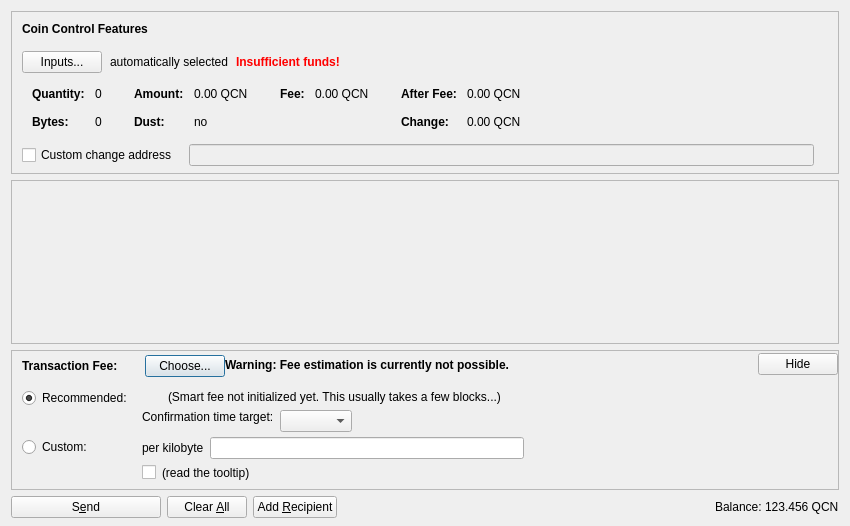
<?xml version="1.0" encoding="UTF-8"?>
<ui version="4.0">
 <class>SendCoinsDialog</class>
 <widget class="QDialog" name="SendCoinsDialog">
  <property name="geometry">
   <rect>
    <x>0</x>
    <y>0</y>
    <width>850</width>
    <height>526</height>
   </rect>
  </property>
  <property name="windowTitle">
   <string>Send Coins</string>
  </property>
  <layout class="QVBoxLayout" name="verticalLayout" stretch="0,1,0,0">
   <property name="bottomMargin">
    <number>8</number>
   </property>
   <item>
    <widget class="QFrame" name="frameCoinControl">
     <property name="sizePolicy">
      <sizepolicy hsizetype="Expanding" vsizetype="Expanding">
       <horstretch>0</horstretch>
       <verstretch>0</verstretch>
      </sizepolicy>
     </property>
     <property name="maximumSize">
      <size>
       <width>16777215</width>
       <height>16777215</height>
      </size>
     </property>
     <property name="frameShape">
      <enum>QFrame::StyledPanel</enum>
     </property>
     <property name="frameShadow">
      <enum>QFrame::Sunken</enum>
     </property>
     <layout class="QVBoxLayout" name="verticalLayoutCoinControl2">
      <property name="spacing">
       <number>0</number>
      </property>
      <property name="leftMargin">
       <number>0</number>
      </property>
      <property name="topMargin">
       <number>0</number>
      </property>
      <property name="rightMargin">
       <number>0</number>
      </property>
      <property name="bottomMargin">
       <number>6</number>
      </property>
      <item>
       <layout class="QVBoxLayout" name="verticalLayoutCoinControl" stretch="0,0,0,0,1">
        <property name="spacing">
         <number>0</number>
        </property>
        <property name="leftMargin">
         <number>10</number>
        </property>
        <property name="topMargin">
         <number>10</number>
        </property>
        <item>
         <layout class="QHBoxLayout" name="horizontalLayoutCoinControl1">
          <property name="bottomMargin">
           <number>15</number>
          </property>
          <item>
           <widget class="QLabel" name="labelCoinControlFeatures">
            <property name="sizePolicy">
             <sizepolicy hsizetype="Preferred" vsizetype="Maximum">
              <horstretch>0</horstretch>
              <verstretch>0</verstretch>
             </sizepolicy>
            </property>
            <property name="font">
             <font>
              <weight>75</weight>
              <bold>true</bold>
             </font>
            </property>
            <property name="styleSheet">
             <string notr="true">font-weight:bold;</string>
            </property>
            <property name="text">
             <string>Coin Control Features</string>
            </property>
           </widget>
          </item>
         </layout>
        </item>
        <item>
         <layout class="QHBoxLayout" name="horizontalLayoutCoinControl2" stretch="0,0,0,0">
          <property name="spacing">
           <number>8</number>
          </property>
          <property name="bottomMargin">
           <number>10</number>
          </property>
          <item>
           <widget class="QPushButton" name="pushButtonCoinControl">
            <property name="styleSheet">
             <string notr="true"/>
            </property>
            <property name="text">
             <string>Inputs...</string>
            </property>
            <property name="autoDefault">
             <bool>false</bool>
            </property>
           </widget>
          </item>
          <item>
           <widget class="QLabel" name="labelCoinControlAutomaticallySelected">
            <property name="text">
             <string>automatically selected</string>
            </property>
            <property name="margin">
             <number>5</number>
            </property>
           </widget>
          </item>
          <item>
           <widget class="QLabel" name="labelCoinControlInsuffFunds">
            <property name="font">
             <font>
              <weight>75</weight>
              <bold>true</bold>
             </font>
            </property>
            <property name="styleSheet">
             <string notr="true">color:red;font-weight:bold;</string>
            </property>
            <property name="text">
             <string>Insufficient funds!</string>
            </property>
            <property name="margin">
             <number>5</number>
            </property>
           </widget>
          </item>
          <item>
           <spacer name="horizontalSpacerCoinControl">
            <property name="orientation">
             <enum>Qt::Horizontal</enum>
            </property>
            <property name="sizeHint" stdset="0">
             <size>
              <width>40</width>
              <height>1</height>
             </size>
            </property>
           </spacer>
          </item>
         </layout>
        </item>
        <item>
         <widget class="QWidget" name="widgetCoinControl" native="true">
          <property name="sizePolicy">
           <sizepolicy hsizetype="Preferred" vsizetype="Preferred">
            <horstretch>0</horstretch>
            <verstretch>0</verstretch>
           </sizepolicy>
          </property>
          <property name="minimumSize">
           <size>
            <width>0</width>
            <height>0</height>
           </size>
          </property>
          <property name="styleSheet">
           <string notr="true"/>
          </property>
          <layout class="QHBoxLayout" name="horizontalLayoutCoinControl5">
           <property name="leftMargin">
            <number>0</number>
           </property>
           <property name="topMargin">
            <number>0</number>
           </property>
           <property name="rightMargin">
            <number>0</number>
           </property>
           <property name="bottomMargin">
            <number>0</number>
           </property>
           <item>
            <layout class="QHBoxLayout" name="horizontalLayoutCoinControl3" stretch="0,0,0,1">
             <property name="spacing">
              <number>20</number>
             </property>
             <property name="topMargin">
              <number>0</number>
             </property>
             <property name="bottomMargin">
              <number>10</number>
             </property>
             <item>
              <layout class="QFormLayout" name="formLayoutCoinControl1">
               <property name="horizontalSpacing">
                <number>10</number>
               </property>
               <property name="verticalSpacing">
                <number>14</number>
               </property>
               <property name="leftMargin">
                <number>10</number>
               </property>
               <property name="topMargin">
                <number>4</number>
               </property>
               <property name="rightMargin">
                <number>6</number>
               </property>
               <item row="0" column="0">
                <widget class="QLabel" name="labelCoinControlQuantityText">
                 <property name="font">
                  <font>
                   <weight>75</weight>
                   <bold>true</bold>
                  </font>
                 </property>
                 <property name="text">
                  <string>Quantity:</string>
                 </property>
                 <property name="margin">
                  <number>0</number>
                 </property>
                </widget>
               </item>
               <item row="0" column="1">
                <widget class="QLabel" name="labelCoinControlQuantity">
                 <property name="cursor">
                  <cursorShape>IBeamCursor</cursorShape>
                 </property>
                 <property name="contextMenuPolicy">
                  <enum>Qt::ActionsContextMenu</enum>
                 </property>
                 <property name="text">
                  <string notr="true">0</string>
                 </property>
                 <property name="margin">
                  <number>0</number>
                 </property>
                 <property name="textInteractionFlags">
                  <set>Qt::LinksAccessibleByMouse|Qt::TextSelectableByKeyboard|Qt::TextSelectableByMouse</set>
                 </property>
                </widget>
               </item>
               <item row="1" column="0">
                <widget class="QLabel" name="labelCoinControlBytesText">
                 <property name="font">
                  <font>
                   <weight>75</weight>
                   <bold>true</bold>
                  </font>
                 </property>
                 <property name="text">
                  <string>Bytes:</string>
                 </property>
                </widget>
               </item>
               <item row="1" column="1">
                <widget class="QLabel" name="labelCoinControlBytes">
                 <property name="cursor">
                  <cursorShape>IBeamCursor</cursorShape>
                 </property>
                 <property name="contextMenuPolicy">
                  <enum>Qt::ActionsContextMenu</enum>
                 </property>
                 <property name="text">
                  <string notr="true">0</string>
                 </property>
                 <property name="textInteractionFlags">
                  <set>Qt::LinksAccessibleByMouse|Qt::TextSelectableByKeyboard|Qt::TextSelectableByMouse</set>
                 </property>
                </widget>
               </item>
              </layout>
             </item>
             <item>
              <layout class="QFormLayout" name="formLayoutCoinControl2">
               <property name="horizontalSpacing">
                <number>10</number>
               </property>
               <property name="verticalSpacing">
                <number>14</number>
               </property>
               <property name="leftMargin">
                <number>6</number>
               </property>
               <property name="topMargin">
                <number>4</number>
               </property>
               <property name="rightMargin">
                <number>6</number>
               </property>
               <item row="0" column="0">
                <widget class="QLabel" name="labelCoinControlAmountText">
                 <property name="font">
                  <font>
                   <weight>75</weight>
                   <bold>true</bold>
                  </font>
                 </property>
                 <property name="text">
                  <string>Amount:</string>
                 </property>
                 <property name="margin">
                  <number>0</number>
                 </property>
                </widget>
               </item>
               <item row="0" column="1">
                <widget class="QLabel" name="labelCoinControlAmount">
                 <property name="cursor">
                  <cursorShape>IBeamCursor</cursorShape>
                 </property>
                 <property name="contextMenuPolicy">
                  <enum>Qt::ActionsContextMenu</enum>
                 </property>
                 <property name="text">
                  <string notr="true">0.00 QCN</string>
                 </property>
                 <property name="textInteractionFlags">
                  <set>Qt::LinksAccessibleByMouse|Qt::TextSelectableByKeyboard|Qt::TextSelectableByMouse</set>
                 </property>
                </widget>
               </item>
               <item row="1" column="0">
                <widget class="QLabel" name="labelCoinControlLowOutputText">
                 <property name="font">
                  <font>
                   <weight>75</weight>
                   <bold>true</bold>
                  </font>
                 </property>
                 <property name="text">
                  <string>Dust:</string>
                 </property>
                </widget>
               </item>
               <item row="1" column="1">
                <widget class="QLabel" name="labelCoinControlLowOutput">
                 <property name="cursor">
                  <cursorShape>IBeamCursor</cursorShape>
                 </property>
                 <property name="contextMenuPolicy">
                  <enum>Qt::ActionsContextMenu</enum>
                 </property>
                 <property name="text">
                  <string notr="true">no</string>
                 </property>
                 <property name="textInteractionFlags">
                  <set>Qt::LinksAccessibleByMouse|Qt::TextSelectableByKeyboard|Qt::TextSelectableByMouse</set>
                 </property>
                </widget>
               </item>
              </layout>
             </item>
             <item>
              <layout class="QFormLayout" name="formLayoutCoinControl3">
               <property name="horizontalSpacing">
                <number>10</number>
               </property>
               <property name="verticalSpacing">
                <number>14</number>
               </property>
               <property name="leftMargin">
                <number>6</number>
               </property>
               <property name="topMargin">
                <number>4</number>
               </property>
               <property name="rightMargin">
                <number>6</number>
               </property>
               <item row="0" column="0">
                <widget class="QLabel" name="labelCoinControlFeeText">
                 <property name="font">
                  <font>
                   <weight>75</weight>
                   <bold>true</bold>
                  </font>
                 </property>
                 <property name="text">
                  <string>Fee:</string>
                 </property>
                 <property name="margin">
                  <number>0</number>
                 </property>
                </widget>
               </item>
               <item row="0" column="1">
                <widget class="QLabel" name="labelCoinControlFee">
                 <property name="cursor">
                  <cursorShape>IBeamCursor</cursorShape>
                 </property>
                 <property name="contextMenuPolicy">
                  <enum>Qt::ActionsContextMenu</enum>
                 </property>
                 <property name="text">
                  <string notr="true">0.00 QCN</string>
                 </property>
                 <property name="textInteractionFlags">
                  <set>Qt::LinksAccessibleByMouse|Qt::TextSelectableByKeyboard|Qt::TextSelectableByMouse</set>
                 </property>
                </widget>
               </item>
              </layout>
             </item>
             <item>
              <layout class="QFormLayout" name="formLayoutCoinControl4">
               <property name="horizontalSpacing">
                <number>10</number>
               </property>
               <property name="verticalSpacing">
                <number>14</number>
               </property>
               <property name="leftMargin">
                <number>6</number>
               </property>
               <property name="topMargin">
                <number>4</number>
               </property>
               <property name="rightMargin">
                <number>6</number>
               </property>
               <item row="0" column="0">
                <widget class="QLabel" name="labelCoinControlAfterFeeText">
                 <property name="font">
                  <font>
                   <weight>75</weight>
                   <bold>true</bold>
                  </font>
                 </property>
                 <property name="text">
                  <string>After Fee:</string>
                 </property>
                 <property name="margin">
                  <number>0</number>
                 </property>
                </widget>
               </item>
               <item row="0" column="1">
                <widget class="QLabel" name="labelCoinControlAfterFee">
                 <property name="cursor">
                  <cursorShape>IBeamCursor</cursorShape>
                 </property>
                 <property name="contextMenuPolicy">
                  <enum>Qt::ActionsContextMenu</enum>
                 </property>
                 <property name="text">
                  <string notr="true">0.00 QCN</string>
                 </property>
                 <property name="textInteractionFlags">
                  <set>Qt::LinksAccessibleByMouse|Qt::TextSelectableByKeyboard|Qt::TextSelectableByMouse</set>
                 </property>
                </widget>
               </item>
               <item row="1" column="0">
                <widget class="QLabel" name="labelCoinControlChangeText">
                 <property name="font">
                  <font>
                   <weight>75</weight>
                   <bold>true</bold>
                  </font>
                 </property>
                 <property name="text">
                  <string>Change:</string>
                 </property>
                </widget>
               </item>
               <item row="1" column="1">
                <widget class="QLabel" name="labelCoinControlChange">
                 <property name="cursor">
                  <cursorShape>IBeamCursor</cursorShape>
                 </property>
                 <property name="contextMenuPolicy">
                  <enum>Qt::ActionsContextMenu</enum>
                 </property>
                 <property name="text">
                  <string notr="true">0.00 QCN</string>
                 </property>
                 <property name="textInteractionFlags">
                  <set>Qt::LinksAccessibleByMouse|Qt::TextSelectableByKeyboard|Qt::TextSelectableByMouse</set>
                 </property>
                </widget>
               </item>
              </layout>
             </item>
            </layout>
           </item>
          </layout>
         </widget>
        </item>
        <item>
         <layout class="QHBoxLayout" name="horizontalLayoutCoinControl4" stretch="0,0,0">
          <property name="spacing">
           <number>12</number>
          </property>
          <property name="sizeConstraint">
           <enum>QLayout::SetDefaultConstraint</enum>
          </property>
          <property name="topMargin">
           <number>5</number>
          </property>
          <property name="rightMargin">
           <number>5</number>
          </property>
          <item>
           <widget class="QCheckBox" name="checkBoxCoinControlChange">
            <property name="toolTip">
             <string>If this is activated, but the change address is empty or invalid, change will be sent to a newly generated address.</string>
            </property>
            <property name="text">
             <string>Custom change address</string>
            </property>
           </widget>
          </item>
          <item>
           <widget class="QValidatedLineEdit" name="lineEditCoinControlChange">
            <property name="enabled">
             <bool>false</bool>
            </property>
            <property name="sizePolicy">
             <sizepolicy hsizetype="Expanding" vsizetype="Fixed">
              <horstretch>0</horstretch>
              <verstretch>0</verstretch>
             </sizepolicy>
            </property>
           </widget>
          </item>
          <item>
           <widget class="QLabel" name="labelCoinControlChangeLabel">
            <property name="sizePolicy">
             <sizepolicy hsizetype="Preferred" vsizetype="Expanding">
              <horstretch>0</horstretch>
              <verstretch>0</verstretch>
             </sizepolicy>
            </property>
            <property name="minimumSize">
             <size>
              <width>0</width>
              <height>0</height>
             </size>
            </property>
            <property name="text">
             <string/>
            </property>
            <property name="margin">
             <number>3</number>
            </property>
           </widget>
          </item>
         </layout>
        </item>
        <item>
         <spacer name="verticalSpacerCoinControl">
          <property name="orientation">
           <enum>Qt::Vertical</enum>
          </property>
          <property name="sizeHint" stdset="0">
           <size>
            <width>800</width>
            <height>1</height>
           </size>
          </property>
         </spacer>
        </item>
       </layout>
      </item>
     </layout>
    </widget>
   </item>
   <item>
    <widget class="QScrollArea" name="scrollArea">
     <property name="widgetResizable">
      <bool>true</bool>
     </property>
     <widget class="QWidget" name="scrollAreaWidgetContents">
      <property name="geometry">
       <rect>
        <x>0</x>
        <y>0</y>
        <width>830</width>
        <height>104</height>
       </rect>
      </property>
      <layout class="QVBoxLayout" name="verticalLayout_2" stretch="0,1">
       <property name="leftMargin">
        <number>0</number>
       </property>
       <property name="topMargin">
        <number>0</number>
       </property>
       <property name="rightMargin">
        <number>0</number>
       </property>
       <property name="bottomMargin">
        <number>0</number>
       </property>
       <item>
        <layout class="QVBoxLayout" name="entries">
         <property name="spacing">
          <number>6</number>
         </property>
        </layout>
       </item>
       <item>
        <spacer name="verticalSpacer">
         <property name="orientation">
          <enum>Qt::Vertical</enum>
         </property>
         <property name="sizeHint" stdset="0">
          <size>
           <width>20</width>
           <height>40</height>
          </size>
         </property>
        </spacer>
       </item>
      </layout>
     </widget>
    </widget>
   </item>
   <item>
    <widget class="QFrame" name="frameFee">
     <property name="sizePolicy">
      <sizepolicy hsizetype="Expanding" vsizetype="Expanding">
       <horstretch>0</horstretch>
       <verstretch>0</verstretch>
      </sizepolicy>
     </property>
     <property name="maximumSize">
      <size>
       <width>16777215</width>
       <height>16777215</height>
      </size>
     </property>
     <property name="frameShape">
      <enum>QFrame::StyledPanel</enum>
     </property>
     <property name="frameShadow">
      <enum>QFrame::Sunken</enum>
     </property>
     <layout class="QVBoxLayout" name="verticalLayoutFee1">
      <property name="spacing">
       <number>0</number>
      </property>
      <property name="leftMargin">
       <number>0</number>
      </property>
      <property name="topMargin">
       <number>0</number>
      </property>
      <property name="rightMargin">
       <number>0</number>
      </property>
      <property name="bottomMargin">
       <number>0</number>
      </property>
      <item>
       <layout class="QVBoxLayout" name="verticalLayoutFee2" stretch="0,0,0">
        <property name="spacing">
         <number>0</number>
        </property>
        <property name="leftMargin">
         <number>10</number>
        </property>
        <property name="topMargin">
         <number>0</number>
        </property>
        <item>
         <layout class="QHBoxLayout" name="horizontalLayoutFee1">
          <property name="bottomMargin">
           <number>0</number>
          </property>
          <item>
           <layout class="QVBoxLayout" name="verticalLayoutFee7">
            <property name="spacing">
             <number>0</number>
            </property>
            <item>
             <spacer name="verticalSpacerSmartFee">
              <property name="orientation">
               <enum>Qt::Vertical</enum>
              </property>
              <property name="sizeType">
               <enum>QSizePolicy::Fixed</enum>
              </property>
              <property name="sizeHint" stdset="0">
               <size>
                <width>1</width>
                <height>4</height>
               </size>
              </property>
             </spacer>
            </item>
            <item>
             <layout class="QHBoxLayout" name="horizontalLayoutSmartFee">
              <property name="spacing">
               <number>10</number>
              </property>
              <item>
               <widget class="QLabel" name="labelFeeHeadline">
                <property name="sizePolicy">
                 <sizepolicy hsizetype="Preferred" vsizetype="Maximum">
                  <horstretch>0</horstretch>
                  <verstretch>0</verstretch>
                 </sizepolicy>
                </property>
                <property name="font">
                 <font>
                  <weight>75</weight>
                  <bold>true</bold>
                 </font>
                </property>
                <property name="styleSheet">
                 <string notr="true">font-weight:bold;</string>
                </property>
                <property name="text">
                 <string>Transaction Fee:</string>
                </property>
               </widget>
              </item>
              <item>
               <widget class="QLabel" name="labelFeeMinimized">
                <property name="text">
                 <string/>
                </property>
               </widget>
              </item>
              <item>
               <widget class="QPushButton" name="buttonChooseFee">
                <property name="text">
                 <string>Choose...</string>
                </property>
               </widget>
              </item>
             </layout>
            </item>
            <item>
             <spacer name="verticalSpacer_5">
              <property name="orientation">
               <enum>Qt::Vertical</enum>
              </property>
              <property name="sizeHint" stdset="0">
               <size>
                <width>1</width>
                <height>1</height>
               </size>
              </property>
             </spacer>
            </item>
           </layout>
          </item>
          <item>
           <widget class="QLabel" name="fallbackFeeWarningLabel">
            <property name="toolTip">
             <string>Using the fallbackfee can result in sending a transaction that will take several hours or days (or never) to confirm. Consider choosing your fee manually or wait until you have validated the complete chain.</string>
            </property>
            <property name="font">
            <font>
                <weight>75</weight>
                <bold>true</bold>
            </font>
            </property>
            <property name="text">
             <string>Warning: Fee estimation is currently not possible.</string>
            </property>
            <property name="wordWrap">
             <bool>false</bool>
            </property>
           </widget>
          </item>
          <item>
           <spacer name="horizontalSpacer_4">
            <property name="orientation">
             <enum>Qt::Horizontal</enum>
            </property>
            <property name="sizeType">
             <enum>QSizePolicy::MinimumExpanding</enum>
            </property>
            <property name="sizeHint" stdset="0">
             <size>
              <width>40</width>
              <height>20</height>
             </size>
            </property>
           </spacer>
          </item>
          <item>
           <widget class="QPushButton" name="buttonMinimizeFee">
            <property name="toolTip">
             <string>collapse fee-settings</string>
            </property>
            <property name="text">
             <string>Hide</string>
            </property>
           </widget>
          </item>
         </layout>
        </item>
        <item>
         <widget class="QFrame" name="frameFeeSelection">
          <layout class="QVBoxLayout" name="verticalLayoutFee12">
           <property name="spacing">
            <number>0</number>
           </property>
           <property name="leftMargin">
            <number>0</number>
           </property>
           <property name="topMargin">
            <number>0</number>
           </property>
           <property name="rightMargin">
            <number>0</number>
           </property>
           <property name="bottomMargin">
            <number>0</number>
           </property>
           <item>
            <layout class="QGridLayout" name="gridLayoutFee">
             <property name="topMargin">
              <number>10</number>
             </property>
             <property name="bottomMargin">
              <number>4</number>
             </property>
             <property name="horizontalSpacing">
              <number>10</number>
             </property>
             <property name="verticalSpacing">
              <number>4</number>
             </property>
             <item row="1" column="1">
              <layout class="QVBoxLayout" name="verticalLayoutFee8">
               <property name="spacing">
                <number>6</number>
               </property>
               <item>
                <layout class="QHBoxLayout" name="horizontalLayoutFee13">
                 <item>
                  <widget class="QLabel" name="labelCustomPerKilobyte">
                   <property name="toolTip">
                    <string>If the custom fee is set to 1000 satoshis and the transaction is only 250 bytes, then &quot;per kilobyte&quot; only pays 250 satoshis in fee, while &quot;total at least&quot; pays 1000 satoshis. For transactions bigger than a kilobyte both pay by kilobyte.</string>
                   </property>
                   <property name="text">
                    <string>per kilobyte</string>
                   </property>
                  </widget>
                 </item>
                 <item>
                  <widget class="BitcoinAmountField" name="customFee"/>
                 </item>
                 <item>
                  <spacer name="horizontalSpacer_6">
                   <property name="orientation">
                    <enum>Qt::Horizontal</enum>
                   </property>
                   <property name="sizeHint" stdset="0">
                    <size>
                     <width>1</width>
                     <height>1</height>
                    </size>
                   </property>
                  </spacer>
                 </item>
                </layout>
               </item>
               <item>
                <layout class="QHBoxLayout" name="horizontalLayoutFee8">
                 <item>
                  <widget class="QCheckBox" name="checkBoxMinimumFee">
                   <property name="toolTip">
                    <string>Paying only the minimum fee is just fine as long as there is less transaction volume than space in the blocks. But be aware that this can end up in a never confirming transaction once there is more demand for qcoin transactions than the network can process.</string>
                   </property>
                   <property name="text">
                    <string/>
                   </property>
                  </widget>
                 </item>
                 <item>
                  <widget class="QLabel" name="labelMinFeeWarning">
                   <property name="enabled">
                    <bool>true</bool>
                   </property>
                   <property name="toolTip">
                    <string>Paying only the minimum fee is just fine as long as there is less transaction volume than space in the blocks. But be aware that this can end up in a never confirming transaction once there is more demand for qcoin transactions than the network can process.</string>
                   </property>
                   <property name="text">
                    <string>(read the tooltip)</string>
                   </property>
                   <property name="margin">
                    <number>5</number>
                   </property>
                  </widget>
                 </item>
                 <item>
                  <spacer name="horizontalSpacer_2">
                   <property name="orientation">
                    <enum>Qt::Horizontal</enum>
                   </property>
                   <property name="sizeHint" stdset="0">
                    <size>
                     <width>1</width>
                     <height>1</height>
                    </size>
                   </property>
                  </spacer>
                 </item>
                </layout>
               </item>
              </layout>
             </item>
             <item row="0" column="0">
              <layout class="QVBoxLayout" name="verticalLayoutFee4" stretch="0,1">
               <item>
                <widget class="QRadioButton" name="radioSmartFee">
                 <property name="text">
                  <string>Recommended:</string>
                 </property>
                 <property name="checked">
                  <bool>true</bool>
                 </property>
                 <attribute name="buttonGroup">
                  <string notr="true">groupFee</string>
                 </attribute>
                </widget>
               </item>
               <item>
                <spacer name="verticalSpacer_2">
                 <property name="orientation">
                  <enum>Qt::Vertical</enum>
                 </property>
                 <property name="sizeHint" stdset="0">
                  <size>
                   <width>1</width>
                   <height>1</height>
                  </size>
                 </property>
                </spacer>
               </item>
              </layout>
             </item>
             <item row="1" column="0">
              <layout class="QVBoxLayout" name="verticalLayoutFee9" stretch="0,1">
               <item>
                <widget class="QRadioButton" name="radioCustomFee">
                 <property name="text">
                  <string>Custom:</string>
                 </property>
                 <attribute name="buttonGroup">
                  <string notr="true">groupFee</string>
                 </attribute>
                </widget>
               </item>
               <item>
                <spacer name="verticalSpacer_6">
                 <property name="orientation">
                  <enum>Qt::Vertical</enum>
                 </property>
                 <property name="sizeHint" stdset="0">
                  <size>
                   <width>1</width>
                   <height>1</height>
                  </size>
                 </property>
                </spacer>
               </item>
              </layout>
             </item>
             <item row="0" column="1">
              <layout class="QVBoxLayout" name="verticalLayoutFee3" stretch="0,0,1">
               <property name="spacing">
                <number>6</number>
               </property>
               <property name="topMargin">
                <number>2</number>
               </property>
               <item>
                <layout class="QHBoxLayout" name="horizontalLayoutFee12">
                 <item>
                  <widget class="QLabel" name="labelSmartFee">
                   <property name="text">
                    <string/>
                   </property>
                   <property name="margin">
                    <number>2</number>
                   </property>
                  </widget>
                 </item>
                 <item>
                  <widget class="QLabel" name="labelFeeEstimation">
                   <property name="text">
                    <string/>
                   </property>
                  </widget>
                 </item>
                 <item>
                  <widget class="QLabel" name="labelSmartFee2">
                   <property name="text">
                    <string>(Smart fee not initialized yet. This usually takes a few blocks...)</string>
                   </property>
                   <property name="margin">
                    <number>2</number>
                   </property>
                  </widget>
                 </item>
                 <item>
                  <spacer name="horizontalSpacer_5">
                   <property name="orientation">
                    <enum>Qt::Horizontal</enum>
                   </property>
                   <property name="sizeHint" stdset="0">
                    <size>
                     <width>1</width>
                     <height>1</height>
                    </size>
                   </property>
                  </spacer>
                 </item>
                </layout>
               </item>
               <item>
                <layout class="QHBoxLayout" name="horizontalLayoutFee9">
                 <item>
                  <layout class="QVBoxLayout" name="verticalLayoutFee6">
                   <item>
                    <widget class="QLabel" name="labelSmartFee3">
                     <property name="text">
                      <string>Confirmation time target:</string>
                     </property>
                     <property name="margin">
                      <number>2</number>
                     </property>
                    </widget>
                   </item>
                   <item>
                    <spacer name="verticalSpacer_3">
                     <property name="orientation">
                      <enum>Qt::Vertical</enum>
                     </property>
                     <property name="sizeHint" stdset="0">
                      <size>
                       <width>1</width>
                       <height>1</height>
                      </size>
                     </property>
                    </spacer>
                   </item>
                  </layout>
                 </item>
                 <item>
                  <layout class="QVBoxLayout" name="verticalLayoutFee5">
                   <property name="rightMargin">
                    <number>30</number>
                   </property>
                   <item>
                    <layout class="QHBoxLayout" name="horizontalLayoutConfTarget">
                     <property name="bottomMargin">
                      <number>0</number>
                     </property>
                     <item>
                      <widget class="QComboBox" name="confTargetSelector"/>
                     </item>
                     <item>
                      <spacer name="horizontalSpacerConfTarget">
                       <property name="orientation">
                        <enum>Qt::Horizontal</enum>
                       </property>
                       <property name="sizeHint" stdset="0">
                        <size>
                         <width>40</width>
                         <height>20</height>
                        </size>
                       </property>
                      </spacer>
                     </item>
                    </layout>
                   </item>
                  </layout>
                 </item>
                </layout>
               </item>
               <item>
                <spacer name="verticalSpacer_4">
                 <property name="orientation">
                  <enum>Qt::Vertical</enum>
                 </property>
                 <property name="sizeHint" stdset="0">
                  <size>
                   <width>1</width>
                   <height>1</height>
                  </size>
                 </property>
                </spacer>
               </item>
              </layout>
             </item>
            </layout>
           </item>
          </layout>
         </widget>
        </item>
        <item>
         <spacer name="verticalSpacerFee">
          <property name="orientation">
           <enum>Qt::Vertical</enum>
          </property>
          <property name="sizeHint" stdset="0">
           <size>
            <width>40</width>
            <height>5</height>
           </size>
          </property>
         </spacer>
        </item>
       </layout>
      </item>
     </layout>
    </widget>
   </item>
   <item>
    <layout class="QHBoxLayout" name="horizontalLayout">
     <item>
      <widget class="QPushButton" name="sendButton">
       <property name="minimumSize">
        <size>
         <width>150</width>
         <height>0</height>
        </size>
       </property>
       <property name="toolTip">
        <string>Confirm the send action</string>
       </property>
       <property name="text">
        <string>S&amp;end</string>
       </property>
       <property name="icon">
        <iconset resource="../bitcoin.qrc">
         <normaloff>:/icons/send</normaloff>:/icons/send</iconset>
       </property>
       <property name="autoDefault">
        <bool>false</bool>
       </property>
       <property name="default">
        <bool>false</bool>
       </property>
      </widget>
     </item>
     <item>
      <widget class="QPushButton" name="clearButton">
       <property name="sizePolicy">
        <sizepolicy hsizetype="Minimum" vsizetype="Fixed">
         <horstretch>0</horstretch>
         <verstretch>0</verstretch>
        </sizepolicy>
       </property>
       <property name="toolTip">
        <string>Clear all fields of the form.</string>
       </property>
       <property name="text">
        <string>Clear &amp;All</string>
       </property>
       <property name="icon">
        <iconset resource="../bitcoin.qrc">
         <normaloff>:/icons/remove</normaloff>:/icons/remove</iconset>
       </property>
       <property name="autoDefault">
        <bool>false</bool>
       </property>
      </widget>
     </item>
     <item>
      <widget class="QPushButton" name="addButton">
       <property name="toolTip">
        <string>Send to multiple recipients at once</string>
       </property>
       <property name="text">
        <string>Add &amp;Recipient</string>
       </property>
       <property name="icon">
        <iconset resource="../bitcoin.qrc">
         <normaloff>:/icons/add</normaloff>:/icons/add</iconset>
       </property>
       <property name="autoDefault">
        <bool>false</bool>
       </property>
      </widget>
     </item>
     <item>
      <spacer name="horizontalSpacer">
       <property name="orientation">
        <enum>Qt::Horizontal</enum>
       </property>
       <property name="sizeHint" stdset="0">
        <size>
         <width>40</width>
         <height>20</height>
        </size>
       </property>
      </spacer>
     </item>
     <item>
      <layout class="QHBoxLayout" name="horizontalLayout_2">
       <property name="spacing">
        <number>3</number>
       </property>
       <item>
        <widget class="QLabel" name="label">
         <property name="sizePolicy">
          <sizepolicy hsizetype="Preferred" vsizetype="Fixed">
           <horstretch>0</horstretch>
           <verstretch>0</verstretch>
          </sizepolicy>
         </property>
         <property name="text">
          <string>Balance:</string>
         </property>
        </widget>
       </item>
       <item>
        <widget class="QLabel" name="labelBalance">
         <property name="sizePolicy">
          <sizepolicy hsizetype="Preferred" vsizetype="Fixed">
           <horstretch>0</horstretch>
           <verstretch>0</verstretch>
          </sizepolicy>
         </property>
         <property name="cursor">
          <cursorShape>IBeamCursor</cursorShape>
         </property>
         <property name="text">
          <string notr="true">123.456 QCN</string>
         </property>
         <property name="textInteractionFlags">
          <set>Qt::LinksAccessibleByMouse|Qt::TextSelectableByKeyboard|Qt::TextSelectableByMouse</set>
         </property>
        </widget>
       </item>
      </layout>
     </item>
    </layout>
   </item>
  </layout>
 </widget>
 <customwidgets>
  <customwidget>
   <class>QValidatedLineEdit</class>
   <extends>QLineEdit</extends>
   <header>qt/qvalidatedlineedit.h</header>
  </customwidget>
  <customwidget>
   <class>BitcoinAmountField</class>
   <extends>QLineEdit</extends>
   <header>qt/bitcoinamountfield.h</header>
   <container>1</container>
  </customwidget>
 </customwidgets>
 <resources>
  <include location="../bitcoin.qrc"/>
 </resources>
 <connections/>
 <buttongroups>
  <buttongroup name="groupFee"/>
 </buttongroups>
</ui>
